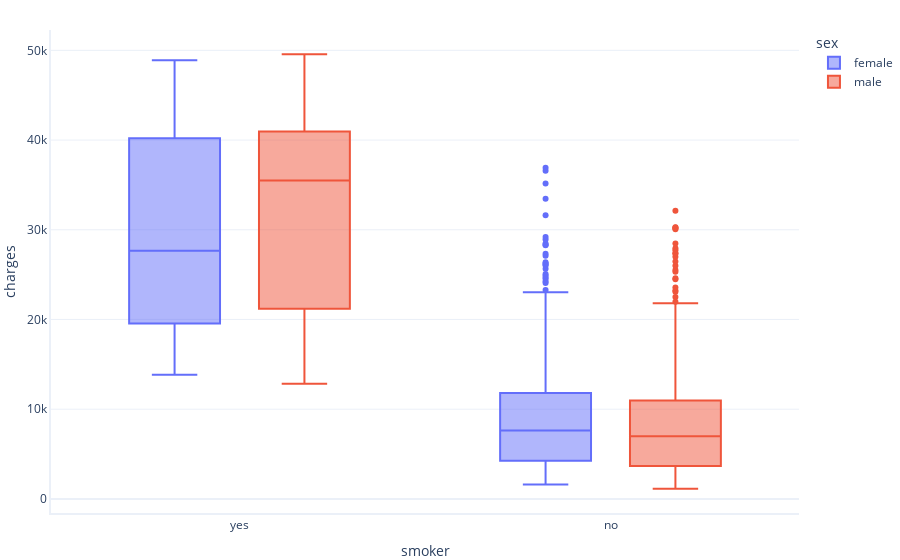

Notebook source saved alongside this figure:
### Markdown cell above
Pesima forma de analizar variables categoricas, no lo usaria a menos que vea que estan directamente relacionadas al problema base.

### Code cell
import recursos as rq

rq.box_and_whisker(df,label_x='smoker',label_y='charges', label_x2='sex')

### Figure 1 — Plotly figure (JSON) as saved in the notebook; plotly's stock layout.template omitted (floating-point values rounded to 4 significant figures; data arrays with more than 128 entries replaced by an {"elided": "..."} marker saying what was removed)
{"data": [{"alignmentgroup": "True", "hovertemplate": "sex=female<br>smoker=%{x}<br>charges=%{y}<extra></extra>", "legendgroup": "female", "marker": {"color": "#636efa"}, "name": "female", "notched": false, "offsetgroup": "female", "orientation": "v", "showlegend": true, "type": "box", "x": {"elided": "659 str values"}, "x0": " ", "xaxis": "x", "y": {"elided": "659 float values"}, "y0": " ", "yaxis": "y"}, {"alignmentgroup": "True", "hovertemplate": "sex=male<br>smoker=%{x}<br>charges=%{y}<extra></extra>", "legendgroup": "male", "marker": {"color": "#EF553B"}, "name": "male", "notched": false, "offsetgroup": "male", "orientation": "v", "showlegend": true, "type": "box", "x": {"elided": "672 str values"}, "x0": " ", "xaxis": "x", "y": {"elided": "672 float values"}, "y0": " ", "yaxis": "y"}], "layout": {"boxmode": "group", "legend": {"title": {"text": "sex"}, "tracegroupgap": 0}, "xaxis": {"anchor": "y", "domain": [0, 1], "title": {"text": "smoker"}}, "yaxis": {"anchor": "x", "domain": [0, 1], "title": {"text": "charges"}}}}
